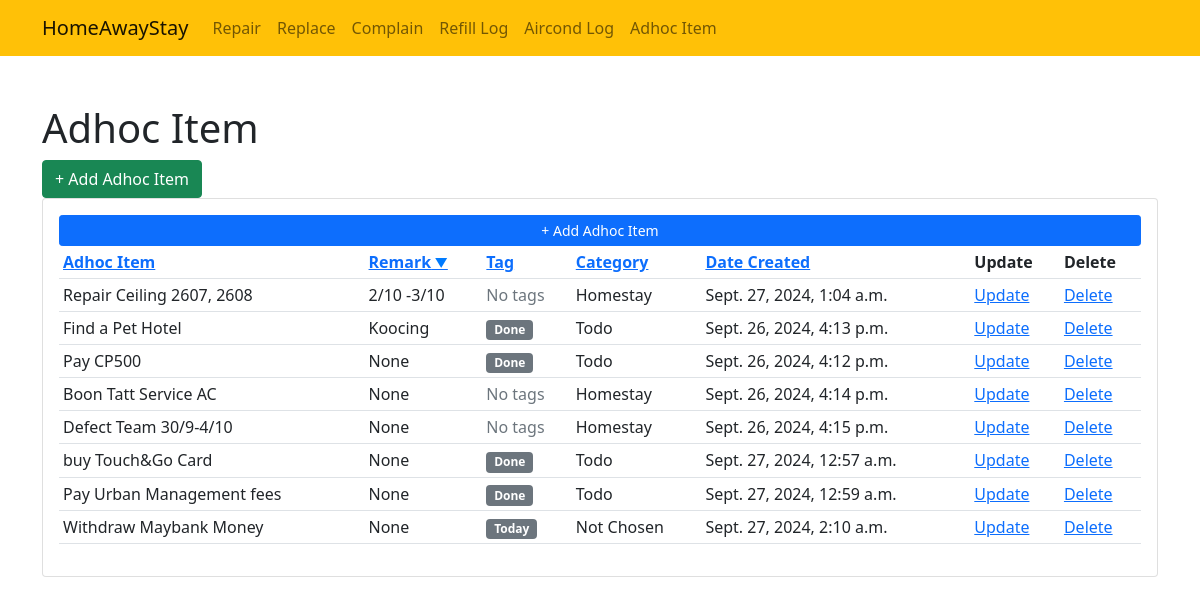
The app's page /adhoc_item/?sort=remark with its own data.
### homestay/models.py (models this page shows, shortened)
class AdhocItemForm(models.Model):
    CATEGORY = (
                ("Not Chosen", "Not Chosen"),
                ("Todo", "Todo"),
                ("Personal Growth", "Personal Growth"),
                ("Opportunity", "Opportunity"),
                ("Homestay", "Homestay"),
                ("Stock Market", "Stock Market"),
                ("Ecommerce","Ecommerce"),
    )
    tags = models.ManyToManyField(Tag, blank=True)
    category = models.CharField(max_length=20, null=True, blank=True, choices=CATEGORY)
    adhoc_item = models.CharField(max_length=200, null=True, blank=True)
    remark = models.CharField(max_length=200, null=True, blank=True)
    date_created = models.DateTimeField(auto_now_add=True, null=True, blank=True)

class Tag(models.Model):
    name = models.CharField(max_length=20, null=True, blank=True)

### homestay/views.py (the view)
# urls.py: path('adhoc_item/', views.adhoc_item, name='adhoc_item'),
def adhoc_item(request):
    adhoc_forms = AdhocItemForm.objects.all()
    sort_by = request.GET.get('sort', 'adhoc_item')
    valid_sort_fields = ['adhoc_item', 'remark', 'category', 'date_created','tag']
    if sort_by in valid_sort_fields:
        if sort_by == 'tag':
            adhoc_forms = adhoc_forms.annotate(
                first_tag_name=Min('tags__name')
            ).order_by(F('first_tag_name').asc(nulls_last=True))
        else:
            adhoc_forms = adhoc_forms.order_by(F(sort_by).asc(nulls_last=True))
    return render(request, "adhoc_item.html", {'adhoc_forms': adhoc_forms, 'current_sort': sort_by})

### homestay/templates/adhoc_item.html (shortened to what this page needs)
{% extends 'base.html' %}
{% block content %}
<div class="container">
    <h1 class="pt-5">Adhoc Item</h1>
    <a href="{% url 'add_item' %}" class="btn btn-success" role="button">+ Add Adhoc Item</a>
</div>
<div class="container">
    <div class="card card-body">
        <a class="btn btn-primary btn-sm btn-block" href="{% url 'add_item' %}">+ Add Adhoc Item</a>
        <table class="table table-sm">
            <tr>
                <th><a href="?sort=adhoc_item" class="{% if current_sort == 'adhoc_item' %}sort-indicator{% endif %}">Adhoc Item</a></th>
                <th><a href="?sort=remark" class="{% if current_sort == 'remark' %}sort-indicator{% endif %}">Remark</a></th>
                <th><a href="?sort=tag" class="{% if current_sort == 'tag' %}sort-indicator{% endif %}">Tag</a></th>
                <th><a href="?sort=category" class="{% if current_sort == 'category' %}sort-indicator{% endif %}">Category</a></th>
                <th><a href="?sort=date_created" class="{% if current_sort == 'date_created' %}sort-indicator{% endif %}">Date Created</a></th>
                <th>Update</th>
                <th>Delete</th>
            </tr>
            {% for n in adhoc_forms %}
                <tr>
                    <td>{{n.adhoc_item}}</td>
                    <td>{{n.remark}}</td>
                    <td>
                        {% for tag in n.tags.all %}
                            <span class="badge bg-secondary">{{ tag.name }}</span>
                        {% empty %}
                            <span class="text-muted">No tags</span>
                        {% endfor %}
                    </td>
                    <td>{{n.category}}</td>
                    <td>{{n.date_created}}</td>
                    <td><a href="">Update</a> </td>
                    <td><a href="">Delete</a> </td>
                </tr>
            {% endfor %}
        </table>
    </div>
</div>
</div>
{% endblock %}

### homestay/templates/adhoc_item.html (style rules this page uses)
.sort-indicator::after { content: ' ▼'; font-size: 0.8em; color: #007bff; }

### records on screen
AdhocItemForm: adhoc_item "Repair Ceiling 2607, 2608", remark "2/10 -3/10", category "Homestay", date_created "Sept. 27, 2024, 1:04 a.m."
AdhocItemForm: adhoc_item "Find a Pet Hotel", remark "Koocing", category "Todo", date_created "Sept. 26, 2024, 4:13 p.m."
Tag: name "Done"
AdhocItemForm: adhoc_item "Pay CP500", remark "None", category "Todo", date_created "Sept. 26, 2024, 4:12 p.m."
AdhocItemForm: adhoc_item "Boon Tatt Service AC", remark "None", category "Homestay", date_created "Sept. 26, 2024, 4:14 p.m."
AdhocItemForm: adhoc_item "Defect Team 30/9-4/10", remark "None", category "Homestay", date_created "Sept. 26, 2024, 4:15 p.m."
AdhocItemForm: adhoc_item "buy Touch&Go Card", remark "None", category "Todo", date_created "Sept. 27, 2024, 12:57 a.m."
AdhocItemForm: adhoc_item "Pay Urban Management fees", remark "None", category "Todo", date_created "Sept. 27, 2024, 12:59 a.m."
AdhocItemForm: adhoc_item "Withdraw Maybank Money", remark "None", category "Not Chosen", date_created "Sept. 27, 2024, 2:10 a.m."
Tag: name "Today"
